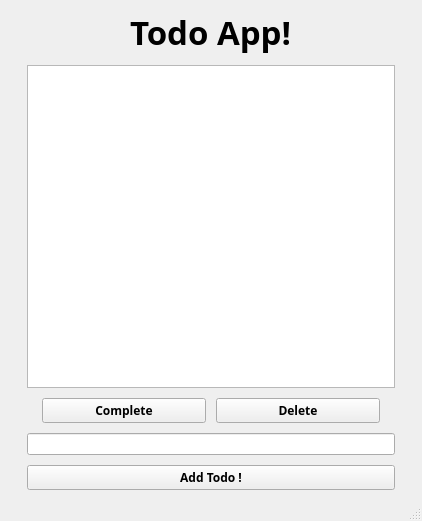
<?xml version="1.0" encoding="UTF-8"?>
<ui version="4.0">
 <class>MainWindow</class>
 <widget class="QMainWindow" name="MainWindow">
  <property name="geometry">
   <rect>
    <x>0</x>
    <y>0</y>
    <width>422</width>
    <height>521</height>
   </rect>
  </property>
  <property name="windowTitle">
   <string>MainWindow</string>
  </property>
  <widget class="QWidget" name="centralwidget">
   <layout class="QVBoxLayout" name="verticalLayout">
    <item>
     <layout class="QVBoxLayout" name="verticalLayout_2">
      <property name="spacing">
       <number>10</number>
      </property>
      <property name="leftMargin">
       <number>18</number>
      </property>
      <property name="topMargin">
       <number>0</number>
      </property>
      <property name="rightMargin">
       <number>18</number>
      </property>
      <item alignment="Qt::AlignHCenter">
       <widget class="QLabel" name="label">
        <property name="font">
         <font>
          <family>American Typewriter</family>
          <pointsize>25</pointsize>
          <italic>false</italic>
          <bold>true</bold>
          <strikeout>false</strikeout>
         </font>
        </property>
        <property name="text">
         <string>Todo App!</string>
        </property>
       </widget>
      </item>
      <item>
       <widget class="QListView" name="listView">
        <property name="enabled">
         <bool>true</bool>
        </property>
        <property name="layoutMode">
         <enum>QListView::SinglePass</enum>
        </property>
        <property name="spacing">
         <number>0</number>
        </property>
       </widget>
      </item>
      <item>
       <layout class="QHBoxLayout" name="horizontalLayout">
        <property name="leftMargin">
         <number>15</number>
        </property>
        <property name="topMargin">
         <number>0</number>
        </property>
        <property name="rightMargin">
         <number>15</number>
        </property>
        <item>
         <widget class="QPushButton" name="create_button">
          <property name="font">
           <font>
            <family>Oriya Sangam MN</family>
            <bold>true</bold>
           </font>
          </property>
          <property name="text">
           <string>Complete</string>
          </property>
         </widget>
        </item>
        <item>
         <widget class="QPushButton" name="delete_button">
          <property name="font">
           <font>
            <family>Oriya Sangam MN</family>
            <bold>true</bold>
           </font>
          </property>
          <property name="text">
           <string>Delete</string>
          </property>
         </widget>
        </item>
       </layout>
      </item>
      <item>
       <widget class="QLineEdit" name="lineEdit"/>
      </item>
      <item>
       <widget class="QPushButton" name="pushButton_3">
        <property name="font">
         <font>
          <family>Oriya Sangam MN</family>
          <bold>true</bold>
         </font>
        </property>
        <property name="text">
         <string>Add Todo !</string>
        </property>
       </widget>
      </item>
     </layout>
    </item>
   </layout>
  </widget>
  <widget class="QMenuBar" name="menubar">
   <property name="geometry">
    <rect>
     <x>0</x>
     <y>0</y>
     <width>422</width>
     <height>36</height>
    </rect>
   </property>
  </widget>
  <widget class="QStatusBar" name="statusbar"/>
 </widget>
 <resources/>
 <connections/>
</ui>
